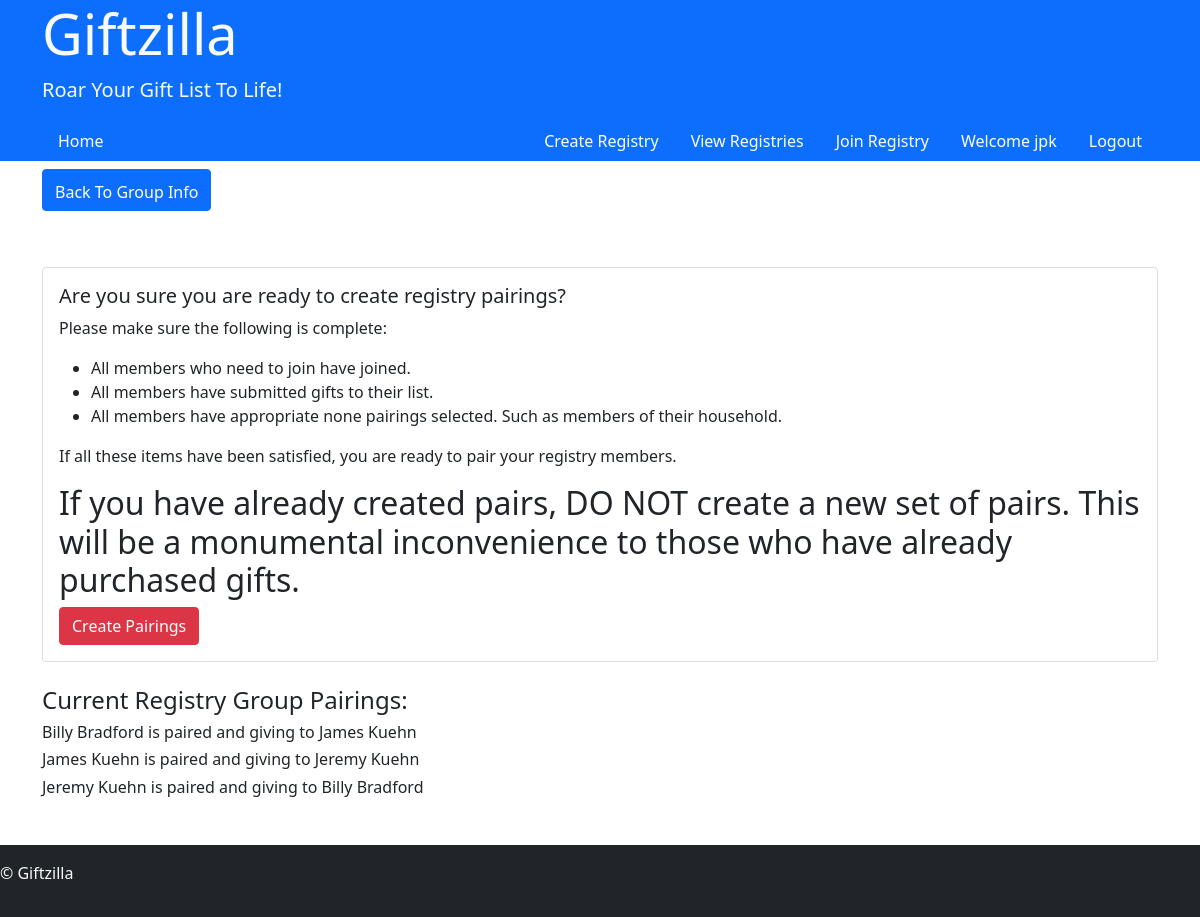
The page /user/AJUQB/createPairs (signed in) on the database its author committed.
### register/models.py (models this page shows, shortened)
class User(AbstractUser):
    groups = models.ManyToManyField(
        'auth.Group',
        related_name='web_users',
        blank=True,
        help_text='The groups this user belongs to. A user will get all permissions granted to each of their groups.',
        verbose_name='groups',
    )
    user_permissions = models.ManyToManyField(
        'auth.Permission',
        related_name='web_users',
        blank=True,
        help_text='Specific permissions for this user.',
        verbose_name='user permissions',
    )

### user/models.py (models this page shows, shortened)
class listPair(models.Model):
    giver = models.ForeignKey(User, on_delete=models.CASCADE, related_name='listpair_giver')
    reciever = models.ForeignKey(User, on_delete=models.CASCADE, related_name='listpair_reciever')
    regPin = models.CharField(max_length=5)

### user/views.py (the view)
# urls.py: path("<str:groupPin>/createPairs", views.createPairs, name="createPairs"),
@login_required
def createPairs(request, groupPin):
    reg =  Registry.objects.get(regPin=groupPin)
    noPairs = noGive.objects.filter(regPin=groupPin).values_list('user__id', 'noGift__id')
    people = giftGroups.objects.filter(groupPin=groupPin).values_list('user__id', flat=True)
    try:
        pairs = listPair.objects.filter(regPin=groupPin)
    except ObjectDoesNotExist:
        pairs = None
    if request.method ==  "POST":
        if pairs != None:
            pairs.delete()
        j = regPairs(people, noPairs)
        if j == None:
            return render(request, "user/createpairs.html", {
                "reg": reg,
                "message": "Not able to make pairs at this time. Please try again."
            })
        for p in j:
            userFrom = User.objects.get(id=p[0])
            userTo = User.objects.get(id=p[1])
            t = listPair.objects.create(giver=userFrom, reciever=userTo, regPin=groupPin)
            try:
                pairs = listPair.objects.filter(regPin=groupPin)
            except ObjectDoesNotExist:
                pairs = None
        return render(request, "user/createpairs.html", {
            "reg": reg,
            "pairs": pairs,
            "message": "Pairs created successfully."
        })
    else:
        return  render(request, "user/createpairs.html",{
            "reg": reg,
            "pairs": pairs
        })

### giftzilla/templates/user/createpairs.html (shortened to what this page needs)
{% extends 'layout.html' %}
{% block body %}
<div class="container py-2">
<a class="btn btn-primary" style="padding-top: 10px;" href="{% url 'user:adminReg' groupPin=reg.regPin %}">Back To Group Info</a>
</div>
<div class="container py-2">
</div>
<div class="container mt-4">
    <div class="card mb-4">
        <div class="card-body">
            <h5 class="card-title">Are you sure you are ready to create registry pairings?</h5>
            <p class="card-text">Please make sure the following is complete:</p>
            <ul>
                <li>All members who need to join have joined.</li>
                <li>All members have submitted gifts to their list.</li>
                <li>All members have appropriate none pairings selected. Such as members of their household.</li>
            </ul>
            <p>If all these items have been satisfied, you are ready to pair your registry members.</p>
            <h2>If you have already created pairs, DO NOT create a new set of pairs. This will be a monumental inconvenience to those who have already purchased gifts.</h2>
            <form method="post" action="{% url 'user:createPairs' groupPin=reg.regPin %}">
                <button type="submit" class="btn btn-danger">Create Pairings</button>
            </form>
        </div>
    </div>
    <div class="mb-4">
        <h4>Current Registry Group Pairings:</h4>
        {% if pairs %}
            {% for pair in pairs %}
                <h6>{{ pair.giver.first_name }} {{ pair.giver.last_name }} is paired and giving to {{ pair.reciever.first_name }} {{ pair.reciever.last_name }}</h6>
            {% endfor %}
        {% else %}
            <p>You currently have no pairings in your registry. Click "Create Pairings."</p>
        {% endif %}
    </div>
</div>
{% endblock %}

### giftzilla/templates/layout.html (shortened to what this page needs)
<!DOCTYPE html>
<html lang="en">
<head>
    <link href="https://cdn.jsdelivr.net/npm/bootstrap@5.0.2/dist/css/bootstrap.min.css" rel="stylesheet">
</head>
<body>
    <header class="bg-primary text-light">
        <div class="container">
            <h1 class="display-4">Giftzilla</h1>
            <p class="lead">Roar Your Gift List To Life!</p>
            <nav class="d-flex justify-content-between align-items-center">
                <ul class="nav">
                    <li class="nav-item"><a class="nav-link" href="{% url 'index:home' %}">Home</a></li>
                </ul>
                <div>
                    {% if user.is_authenticated %}
                        <ul class="nav">
                            <li class="nav-item"><a class="nav-link" href="{% url 'user:createRegistry' %}">Create Registry</a></li>
                            <li class="nav-item"><a class="nav-link" href="{% url 'user:viewReg' userID=user.id %}">View Registries</a></li>
                            <li class="nav-item"><a class="nav-link" href="{% url 'user:regJoin' userID=user.id %}">Join Registry</a></li>
                            <li class="nav-item">
                                <a class="nav-link" href="{% url 'register:profileView' userID=user.id %}">Welcome {{ user.username }}</a>
                            </li>
                            <li class="nav-item">
                                <a class="nav-link" href="{% url 'register:logout' %}">Logout</a>
                            </li>
                        </ul>
                    {% endif %}
                </div>
            </nav>
        </div>
    </header>
   {% block body %}
   {% endblock %}
    <footer class="bg-dark text-light mt-5 py-3">
        <p>&copy; Giftzilla</p>
    </footer>
</body>
</html>

### giftzilla/templates/layout.html (style rules this page uses)
.nav-link { color: white; }

### rows shown on the page
User: username "jpk"
listPair: giver.first_name "Billy", giver.last_name "Bradford", reciever.first_name "James", reciever.last_name "Kuehn"
listPair: giver.first_name "James", giver.last_name "Kuehn", reciever.first_name "Jeremy", reciever.last_name "Kuehn"
listPair: giver.first_name "Jeremy", giver.last_name "Kuehn", reciever.first_name "Billy", reciever.last_name "Bradford"
